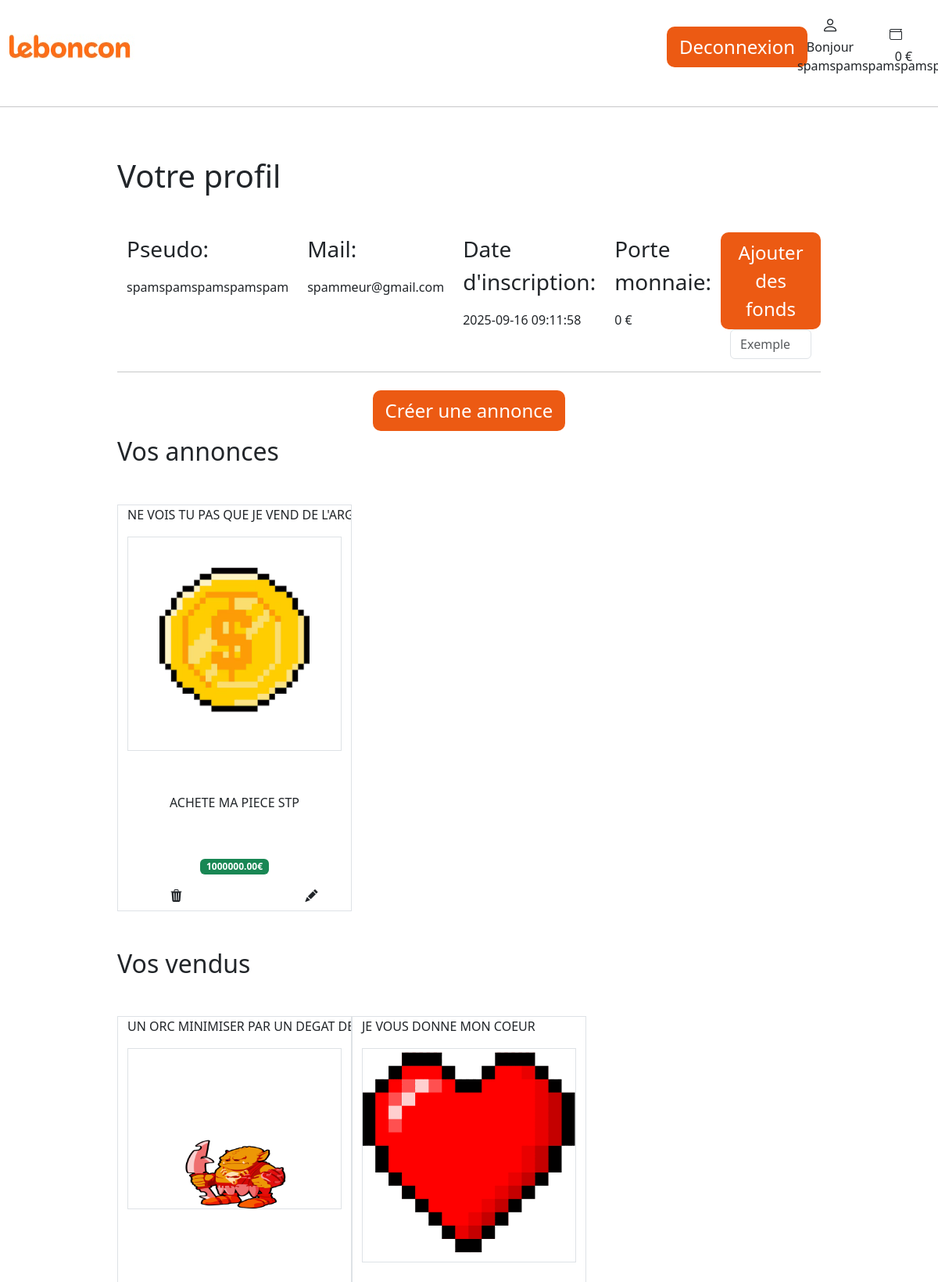
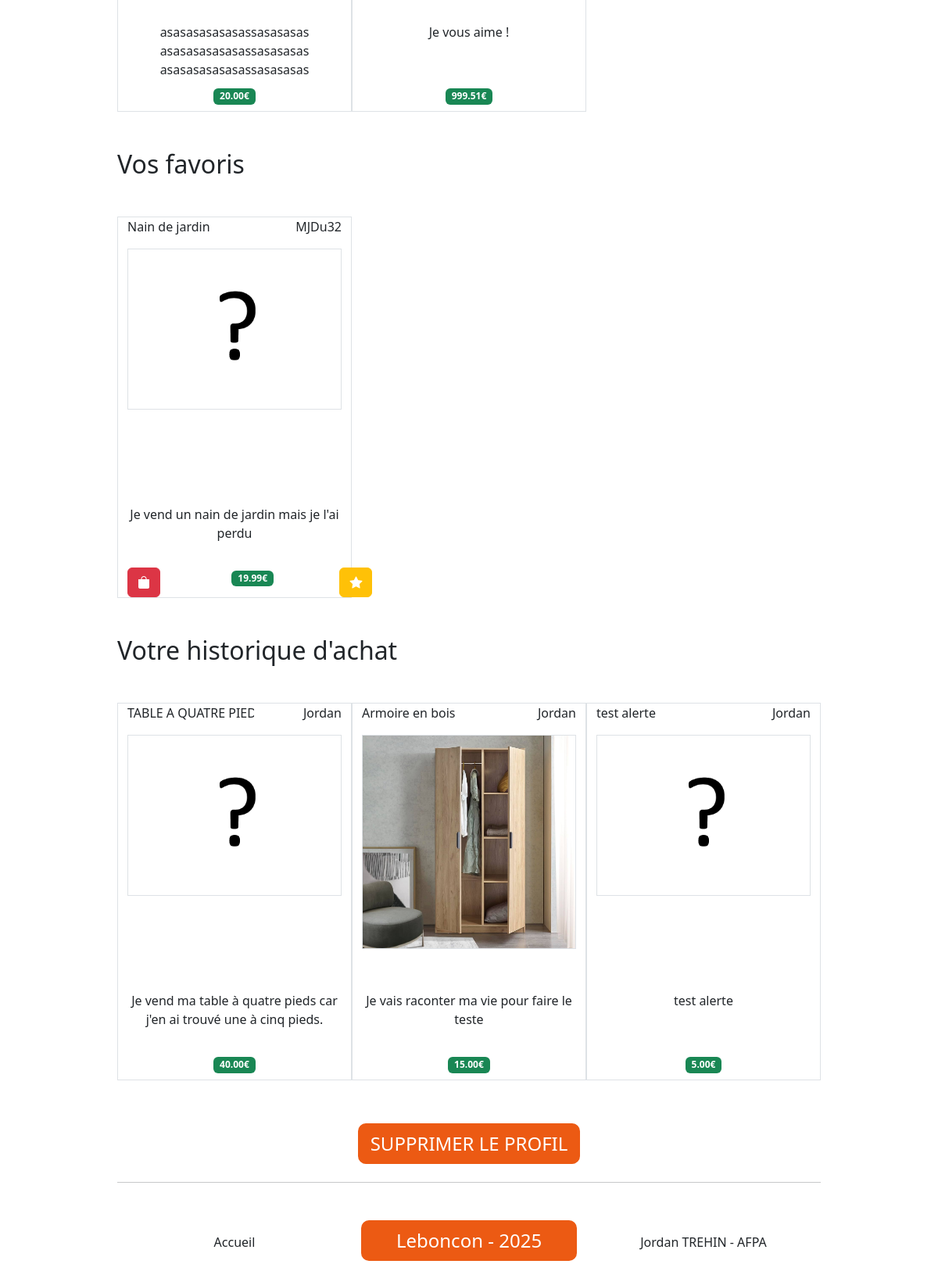
Page /index.php?url=profil/3 (signed in) on the committed database (2 pictures, top to bottom).
### tables this page shows
CREATE TABLE `annonces` (
  `a_id` int NOT NULL,
  `a_title` varchar(255) NOT NULL,
  `a_description` text NOT NULL,
  `a_price` decimal(10,2) NOT NULL,
  `a_picture` varchar(255) DEFAULT NULL,
  `a_publication` timestamp NOT NULL DEFAULT CURRENT_TIMESTAMP,
  `u_id` int NOT NULL,
  `a_statut` varchar(10) DEFAULT 'A vendre'
);

CREATE TABLE `users` (
  `u_id` int NOT NULL,
  `u_email` varchar(50) NOT NULL,
  `u_password` varchar(255) NOT NULL,
  `u_username` varchar(25) NOT NULL,
  `u_inscription` timestamp NOT NULL DEFAULT CURRENT_TIMESTAMP,
  `u_monney` float NOT NULL DEFAULT '0'
);

### src/Models/Annonce.php (called while the page is built, shortened)
<?php
class Annonce
{
    public function findAll(): array {
        $pdo = Database::getConnection();
        try {
            $stmt = $pdo->prepare("SELECT a_title, a_description, a_price, a_picture, annonces.u_id, annonces.a_id, u_username FROM annonces INNER JOIN users ON annonces.u_id = users.u_id");
            $stmt->execute();
            $annonce = $stmt->fetchAll(PDO::FETCH_ASSOC);
        } catch (PDOException $e) {
            die("❌ Erreur SQL : " . $e->getMessage());
        }
        return $_SESSION['annonce'];
    }
}
?>

### src/Views/profil.php (the view, shortened to what this page needs)
<!DOCTYPE html>
<html lang="fr">
<head>
    <link href="https://cdn.jsdelivr.net/npm/bootstrap@5.3.8/dist/css/bootstrap.min.css" rel="stylesheet"
>
    <link rel="stylesheet" href="https://cdn.jsdelivr.net/npm/bootstrap-icons@1.13.1/font/bootstrap-icons.min.css">
    <link rel="stylesheet" href="assets/css/style.css">
</head>
<body class="d-flex flex-column min-vh-100">
    <?php include_once 'templates/navbar.php'; ?>
    <hr>
    <div class="w-75 mx-auto mt-5">
        <h1>Votre profil</h1>
        <div class="container text-center mt-5">
            <div class="row">
                <div class="col">
                    <div class="row text-start">
                        <p class="fs-3">Pseudo:</p>
                    </div>
                    <div class="row text-start">
                        <p><?= $_SESSION['username'] ?></p>
                    </div>
                </div>
                <div class="col">
                    <div class="row text-start">
                        <p class="fs-3">Mail:</p>
                    </div>
                    <div class="row text-start">
                        <p><?= $_SESSION['email'] ?></p>
                    </div>
                </div>
                <div class="col">
                    <div class="row text-start">
                        <p class="fs-3">Date d'inscription:</p>
                    </div>
                    <div class="row text-start">
                        <p><?= $_SESSION['date'] ?></p>
                    </div>
                </div>
                <div class="col">
                    <div class="row text-start">
                        <p class="fs-3">Porte monnaie:</p>
                    </div>
                    <div class="row text-start">
                        <p><?= $_SESSION['monney'] ?> €</p>
                    </div>
                </div>
                <div class="col-8 col-lg">
                    <form action="index.php?url=money" method="post" novalidate>
                        <div class="row">
                            <button class="boutton" type="submit">Ajouter
                                des fonds</button>
                        </div>
                        <input type="number" class="form-control" id="money" name="money" placeholder="Exemple: 20 €"
                            value="<?= htmlspecialchars($_POST["money"] ?? "") ?>">
                    </form>
                </div>
            </div>
        </div>
        <hr>
        <div class="text-center">
            <a href="index.php?url=create" class="btn bouton"><button class="boutton" type="submit">Créer une
                    annonce</button></a>
        </div>
        <h2 class="mb-5">Vos annonces</h2>
        <?php if (!empty($_SESSION['annonces'])) { ?>
        <div class="container text-center mb-5">
            <div class="row">
                <?php foreach ($_SESSION['annonces'] as $article) {
                    if ($article['a_statut'] != 'vendu') {
                ?>
                <div class="col-lg-4 border">
                    <?php $url = "index.php?url=details/". $article['a_id']?>
                    <a href='<?= $url ?>' class="text-decoration-none text-dark col-4">
                        <div class="row">
                            <div class="col text-start overflow-x-hidden text-nowrap">
                                <p><?= htmlspecialchars($article['a_title']) ?></p>
                            </div>
                        </div>
                        <div class="row">
                            <div class="col cadre">
                                <?php if (is_file($article['a_picture'])){ ?>
                                <img src="<?= $article['a_picture'] ?>" alt="Photo de l'article" class="photo border">
                                <?php } else { ?>
                                <img src="uploads/default.png" alt="Photo de l'article" class="photo border">
                                <?php } ?>
                            </div>
                        </div>
                        <div class="row">
                            <div class="col mt-2 description overflow-x-hidden text-wrap">
                                <p><?= $article['a_description'] ?></p>
                            </div>
                        </div>
                        <div class="row">
                            <div class="col mb-2">
                                <span class="badge text-bg-success"><?= $article['a_price'] ?>€</span>
                            </div>
                        </div>
                    </a>
                    <div class="row">
                        <div class="col">
                            <form action="index.php?url=delete/<?= $article['a_id'] ?>" method="post"
                                onsubmit="return confirm('Êtes-vous sûr de vouloir supprimer cette annonce ?');">
                                <button class="btn bouton-danger" type="submit"><i
                                        class="bi bi-trash3-fill"></i></button>
                            </form>
                        </div>
                        <div class="col">
                            <form action="index.php?url=edit/<?= $article['a_id'] ?>" method="post">
                                <button class="btn bouton-danger ms-5" type="submit"><i
                                        class="bi bi-pencil-fill"></i></button>
                            </form>
                        </div>
                    </div>
                </div>
                <?php } } ?>
            </div>
        </div>
        <?php } else { ?>
        <p class="fs-3">Aucune annonce</p>
        <?php } ?>
        <h2 class="mb-5">Vos vendus</h2>
        <?php if (!empty($_SESSION['annonces'])) { ?>
        <div class="container text-center mb-5">
            <div class="row">
                <?php foreach ($_SESSION['annonces'] as $article) {
                    if ($article['a_statut'] == 'vendu') {
                ?>
                <div class="col-lg-4 border">
                    <?php $url = "index.php?url=details/". $article['a_id']?>
                    <a href='<?= $url ?>' class="text-decoration-none text-dark col-4">
                        <div class="row">
                            <div class="col text-start overflow-x-hidden text-nowrap">
                                <p><?= htmlspecialchars($article['a_title']) ?></p>
                            </div>
                        </div>
                        <div class="row">
                            <div class="col cadre">
                                <?php if (is_file($article['a_picture'])){ ?>
                                <img src="<?= $article['a_picture'] ?>" alt="Photo de l'article" class="photo border">
                                <?php } else { ?>
                                <img src="uploads/default.png" alt="Photo de l'article" class="photo border">
                                <?php } ?>
                            </div>
                        </div>
                        <div class="row">
                            <div class="col mt-2 description overflow-x-hidden text-wrap">
                                <p><?= $article['a_description'] ?></p>
                            </div>
                        </div>
                        <div class="row">
                            <div class="col mb-2">
                                <span class="badge text-bg-success"><?= $article['a_price'] ?>€</span>
                            </div>
                        </div>
                    </a>
                </div>
                <?php } else if ($article['a_statut'] == 'vendu') { ?>
                <p class="fs-3">Aucune annonce</p>
                <?php break; } } ?>
            </div>
        </div>
        <?php } else { ?>
        <p class="fs-3">Aucune annonce</p>
        <?php } ?>
        <h2 class="mb-5">Vos favoris</h2>
        <?php if (!empty($_SESSION['annonce'])) { ?>
        <div class="container text-center mb-5">
            <div class="row">
                <?php foreach ($_SESSION['annonce'] as $article) {
                    if ($article['is_favorite'] == true) {?>
                <div class="col text-decoration-none text-dark col-lg-4 border">
                    <?php $url = "index.php?url=details/". $article['a_id']?>
                    <a href='<?= $url ?>' class="text-decoration-none text-dark">
                        <div class="row">
                            <div class="col-7 text-start overflow-x-hidden text-nowrap ">
                                <p><?= htmlspecialchars($article['a_title']) ?></p>
                            </div>
                            <div class="col-5 text-end overflow-x-hidden text-wrap">
                                <p><?= htmlspecialchars($article['u_username']) ?></p>
                            </div>
                        </div>
                        <div class="row">
                            <div class="col cadre">
                                <?php if (is_file($article['a_picture'])){ ?>
                                <img src="<?= $article['a_picture'] ?>" alt="Photo de l'article" class="photo border">
                                <?php } else { ?>
                                <img src="uploads/default.png" alt="Photo de l'article" class="photo border">
                                <?php } ?>
                            </div>
                        </div>
                        <div class="row">
                            <div class="col mt-2 description overflow-x-hidden">
                                <p><?= $article['a_description'] ?></p>
                            </div>
                        </div>
                    </a>
                    <div class="row">
                        <?php if ($article['u_id'] == $_SESSION['id']) { ?>
                        <div class="col-1">
                            <button type="submit" class="btn btn-secondary text-white"><i
                                    class="bi bi-bag-fill"></i></button>
                        </div>
                        <?php } else if ($article['a_price'] > $_SESSION['monney']) { ?>
                        <div class="col-1">
                            <button type="submit" class="btn btn-danger text-white"><i
                                    class="bi bi-bag-fill"></i></button>
                        </div>
                        <?php } ?>
                        <div class="col-lg-8 col-6 mb-2 ms-5">
                            <span class="badge text-bg-success"><?= $article['a_price'] ?>€</span>
                        </div>
                        <div class="col-1">
                            <?php if($article['is_favorite'] == true) { ?>
                            <form action="index.php?url=removeFavProfil/<?= $article['a_id'] ?>" method="post">
                                <button type="submit" class="btn btn-warning text-white"><i
                                        class="bi bi-star-fill"></i></button>
                            </form>
                            <?php } ?>
                        </div>
                    </div>
                </div>
                <?php } } ?>
            </div>
        </div>
        <?php } else { ?>
        <p class="fs-3">Aucune annonce</p>
        <?php } ?>
        <h2 class="mb-5">Votre historique d'achat</h2>
        <?php if (!empty($_SESSION['achat'])) { ?>
        <div class="container text-center mb-5">
            <div class="row">
                <?php foreach ($_SESSION['achat'] as $article) { ?>
                <div class="col-lg-4 border">
                    <?php $url = "index.php?url=details/". $article['a_id']?>
                    <a href='<?= $url ?>' class="text-decoration-none text-dark col-4">
                        <div class="row">
                            <div class="col-7 text-start overflow-x-hidden text-nowrap ">
                                <p><?= htmlspecialchars($article['a_title']) ?></p>
                            </div>
                            <div class="col-5 text-end overflow-x-hidden text-wrap">
                                <p><?= htmlspecialchars($article['u_username']) ?></p>
                            </div>
                        </div>
                        <div class="row">
                            <div class="col cadre">
                                <?php if (is_file($article['a_picture'])){ ?>
                                <img src="<?= $article['a_picture'] ?>" alt="Photo de l'article" class="photo border">
                                <?php } else { ?>
                                <img src="uploads/default.png" alt="Photo de l'article" class="photo border">
                                <?php } ?>
                            </div>
                        </div>
                        <div class="row">
                            <div class="col mt-2 description overflow-x-hidden text-wrap">
                                <p><?= $article['a_description'] ?></p>
                            </div>
                        </div>
                        <div class="row">
                            <div class="col mb-2">
                                <span class="badge text-bg-success"><?= $article['a_price'] ?>€</span>
                            </div>
                        </div>
                    </a>
                </div>
                <?php } ?>
            </div>
        </div>
        <?php } else { ?>
        <p class="fs-3">Aucune annonce</p>
        <?php } ?>
        <form action="index.php?url=annihilation" method="post">
            <div class="text-center">
                <a href="index.php?url=create" class="btn bouton"><button class="boutton" type="submit">SUPPRIMER LE PROFIL</button></a>
            </div>
        </form>
    <?php include_once 'templates/footer.php'; ?>
</body>
</html>

### public/assets/css/style.css (style rules this page uses)
.boutton { background-color: #EC5A13; border: 0; color: white; border-radius: 10px; padding: 0.5rem; padding-left: 1rem; padding-right: 1rem; font-size: 1.5rem; }
.photo { height: auto; width: 100%; max-height: 20rem; }
.cadre { height: 20rem; }
.description { height: 5rem; overflow: auto; overflow-x: hidden; }

### rows in the picture
annonces: a_title "NE VOIS TU PAS QUE JE VEND DE…", a_picture (picture), a_description "ACHETE MA PIECE STP", a_price "1000000.00"
annonces: a_title "UN ORC MINIMISER PAR UN DEGAT…", a_picture (picture), a_description "asasasasasasassasasasas asasasasasasassasasasas asasasasasasassasasasas…", a_price "20.00"
annonces: a_title "JE VOUS DONNE MON COEUR", a_picture (picture), a_description "Je vous aime !", a_price "999.51"
annonces: a_title "Nain de jardin", u.u_username "MJDu32", a_picture (placeholder picture), a_description "Je vend un nain de jardin mais je l'ai perdu", a_price "19.99"
annonces: a_title "TABLE A QUATRE…", u.u_username "Jordan", a_description "Je vend ma table à quatre pieds car j'en ai trouvé une à cinq pieds.", a_price "40.00"
annonces: a_title "Armoire en bois", u.u_username "Jordan", a_picture (picture), a_description "Je vais raconter ma vie pour faire le teste", a_price "15.00"
annonces: a_title "test alerte", u.u_username "Jordan", a_picture (placeholder picture), a_description "test alerte", a_price "5.00"

### other values in the picture
$_SESSION['monney'] "0"
$_SESSION['username'] "spamspamspamspamspam"
$_SESSION['email'] "spammeur@gmail.com"
$_SESSION['date'] "2025-09-16 09:11:58"
